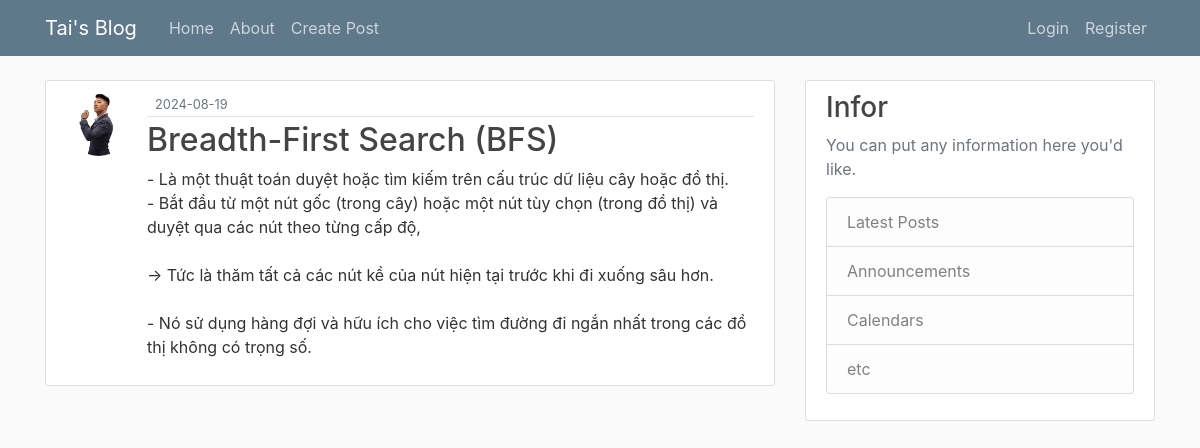
/post/1, run on the app's committed database.
### flaskblog/models.py (models this page shows, shortened)
class User(db.Model, UserMixin):
    id = db.Column(db.Integer, primary_key = True)
    user_name = db.Column(db.String(20), unique = True, nullable=False)
    email = db.Column(db.String(120), unique = True, nullable=False)
    image_file = db.Column(db.String(20), nullable=False, default = 'default.jpg')
    password = db.Column(db.String(60), nullable = False)
    posts = db.relationship('Post', backref = 'author', lazy  = True)

class Post(db.Model):
    id = db.Column(db.Integer, primary_key = True)
    title = db.Column(db.String(100), nullable=False)
    date_posted = db.Column(db.DateTime, nullable=False, default = datetime.utcnow)
    content = db.Column(db.Text, nullable = False)
    user_id = db.Column(db.Integer, db.ForeignKey('user.id'), nullable = False)

### flaskblog/routes.py (the view)
@app.route("/post/<int:post_id>", methods=['GET', 'POST'])
def post(post_id):
    post = Post.query.get_or_404(post_id)
    return render_template('post.html', title='post', post=post)

### flaskblog/templates/post.html (shortened to what this page needs)
{% extends "layout.html" %}
{% block content %}
    <article class="media content-section">
        <img class="rounded-circle article-img" src="{{ url_for('static', filename='profile_pics/' + post.author.image_file) }}">
        <div class="media-body">
        <div class="article-metadata">
            <small class="text-muted">{{ post.date_posted.strftime('%Y-%m-%d') }}</small>
        </div>
        <h2><a class="article-title" href="{{ url_for('post', post_id=post.id) }}">{{ post.title }}</a></h2>
        <p class="article-content">{{ post.content }}</p>
        </div>
    </article>
{% endblock content %}

### flaskblog/static/main.css (style rules this page uses)
body { background: #fafafa; color: #333333; margin-top: 5rem; }
h1, h2, h3 { color: #444444; }
.content-section { background: #ffffff; padding: 10px 20px; border: 1px solid #dddddd; border-radius: 3px; margin-bottom: 20px; }
.article-title { color: #444444; }
.article-content { white-space: pre-line; }
.article-img { height: 65px; width: 65px; margin-right: 16px; }
.article-metadata { padding-bottom: 1px; margin-bottom: 4px; border-bottom: 1px solid #e3e3e3 }

### data on the page
User: image_file (placeholder picture)
Post: date_posted "2024-08-19", title "Breadth-First Search (BFS)", content "- Là một thuật toán duyệt hoặc tìm kiếm trên cấu trúc dữ liệu cây hoặc đồ thị. - Bắt đầu từ một nút gốc (trong cây) hoặc một nút tùy chọn (trong đồ thị) và duyệt qua các nút theo từng cấp độ, → Tức là thăm tất cả các nút kề của nút hiện tại trước khi đi xuống sâu hơn. - Nó sử dụng hàng đợi và hữu ích cho việc tìm đường đi ngắn nhất trong các đồ thị không có trọng số."
